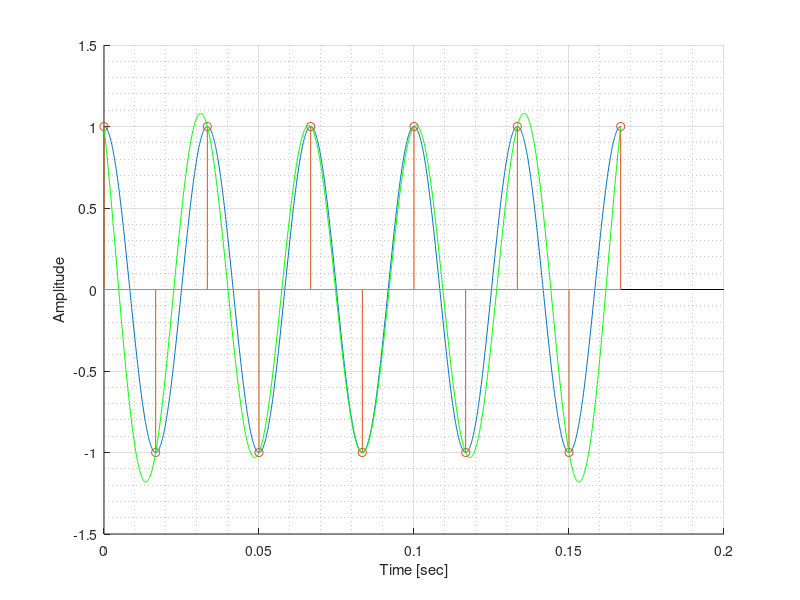

Write MATLAB code to recreate this figure.
% Sampling
F = 30; % frequency of CT
Fs = 2*F;
Ts = 1/Fs;

tc = 0:1e-4:5/F;
Xc = cos(2*pi*F*tc);

td = 0:Ts:5/F;

Xd = cos(2*pi*F*td); % f = F/Fs, 1/Fs = Ts so f = FTs ; 2pifn; td takes sample after Ts period
N = length(td) % no. of sample

% reconstruction
x = zeros(length(tc));
for t=1:length(tc)
    for n=0:N-1
        x(t) = x(t) + Xd(n+1)*sin(pi*(tc(t)-n*Ts)/Ts)/(pi*(tc(t)-n*Ts)/Ts);
    end
end
hold on;
grid on;
grid minor;
plot(tc,Xc);
stem(td,Xd);
plot(tc,x,'g');
xlabel('Time [sec]');
ylabel('Amplitude');
